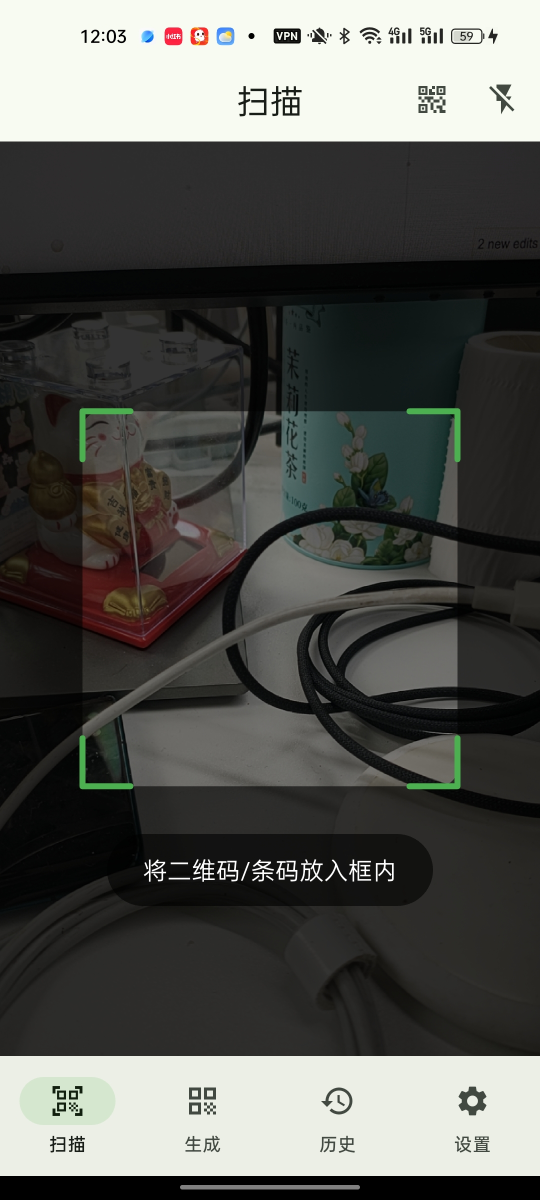
#> input picture icon_generator/screenpicture/Screenshot_2026-01-30-12-03-51-30_17eaf8fb74b19db37bad1009f5df263d.jpg, 1080 x 2400 px, found by its file name (shown at 1/2 size); its folder holds 4 pictures in this run
$ python process_screenshots.py
#> lines starting #> are read from the running program, lines starting #| are printed output that depends on the picture
#!/usr/bin/env python3
"""
处理截图,使其符合 Google Play 要求
- 宽高比: 9:16
- 尺寸: 320-3840 像素
- 格式: PNG 或 JPEG
- 文件大小: < 8 MB
"""

from PIL import Image
import os
import shutil

def process_screenshot(input_path, output_path):
    """处理单张截图"""
    img = Image.open(input_path)
#> img is the input picture: PIL image 1080x2400 RGB; mean R, G, B 83.5, 84.3, 80.3
    width, height = img.size
#> width = 1080; height = 2400

    # 目标宽高比 9:16
    target_ratio = 9 / 16
    current_ratio = width / height
#> current_ratio = 0.45

    print(f"\n处理: {os.path.basename(input_path)}")
    print(f"  原始尺寸: {width} x {height}")
#|   原始尺寸: 1080 x 2400
    print(f"  原始宽高比: {current_ratio:.4f}")
#|   原始宽高比: 0.4500

    # 如果宽高比不符合,需要裁剪
    if abs(current_ratio - target_ratio) > 0.01:
        # 计算目标尺寸
        if current_ratio < target_ratio:
            # 图片太窄,需要裁剪高度
            new_height = int(width / target_ratio)
#> new_height = 1920
            new_width = width
#> new_width = 1080

            # 从中间裁剪
            top = (height - new_height) // 2
#> top = 240
            bottom = top + new_height
#> bottom = 2160
            left = 0
            right = width
#> right = 1080
        else:
            # 图片太宽,需要裁剪宽度
            new_width = int(height * target_ratio)
            new_height = height

            # 从中间裁剪
            left = (width - new_width) // 2
            right = left + new_width
            top = 0
            bottom = height

        # 裁剪
        img_cropped = img.crop((left, top, right, bottom))
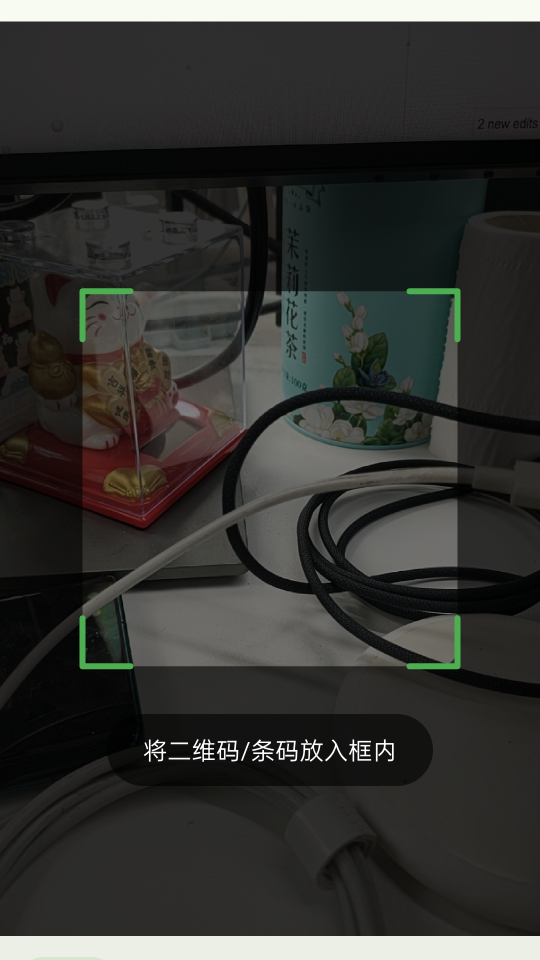
#> img_cropped: PIL image 1080x1920 RGB (shown at 1/2 size); mean R, G, B 51.8, 52.1, 49.1
        print(f"  裁剪后尺寸: {img_cropped.size[0]} x {img_cropped.size[1]}")
#|   裁剪后尺寸: 1080 x 1920
        print(f"  裁剪后宽高比: {img_cropped.size[0] / img_cropped.size[1]:.4f}")
#|   裁剪后宽高比: 0.5625

        # 保存
        img_cropped.save(output_path, 'PNG', quality=95, optimize=True)
    else:
        # 宽高比已经符合,直接转换为 PNG
        print(f"  宽高比已符合,转换为 PNG")
        img.save(output_path, 'PNG', quality=95, optimize=True)

    # 检查文件大小
    size_mb = os.path.getsize(output_path) / (1024 * 1024)
    print(f"  输出文件大小: {size_mb:.2f} MB")

    if size_mb > 8:
        print(f"  ⚠️  文件大小超过 8 MB,压缩中...")
        # 降低质量重新保存
        img_cropped = Image.open(output_path)
        img_cropped.save(output_path, 'PNG', quality=85, optimize=True)
        size_mb = os.path.getsize(output_path) / (1024 * 1024)
        print(f"  压缩后文件大小: {size_mb:.2f} MB")

    print(f"  ✅ 完成")

    return output_path

def main():
    """主函数"""
    input_dir = '/Users/fancw/StudioProjects/scan/icon_generator/screenpicture'
    output_dir = '/Users/fancw/StudioProjects/scan/screenshots_processed'

    # 创建输出目录
    os.makedirs(output_dir, exist_ok=True)

    print("📱 开始处理截图")
    print("=" * 80)
    print(f"输入目录: {input_dir}")
    print(f"输出目录: {output_dir}")
    print("=" * 80)

    # 获取所有截图文件
    files = sorted([f for f in os.listdir(input_dir) if f.endswith(('.jpg', '.jpeg', '.png'))])

    if not files:
        print("❌ 未找到截图文件")
        return

    print(f"\n找到 {len(files)} 张截图")

    # 处理每张截图
    processed_count = 0
    for i, filename in enumerate(files, 1):
        input_path = os.path.join(input_dir, filename)
        output_filename = f"screenshot_{i:02d}.png"
        output_path = os.path.join(output_dir, output_filename)

        try:
            process_screenshot(input_path, output_path)
            processed_count += 1
        except Exception as e:
            print(f"  ❌ 处理失败: {e}")
#> pass 2 of the loop in main, `for i, filename in enumerate(files, 1):`:
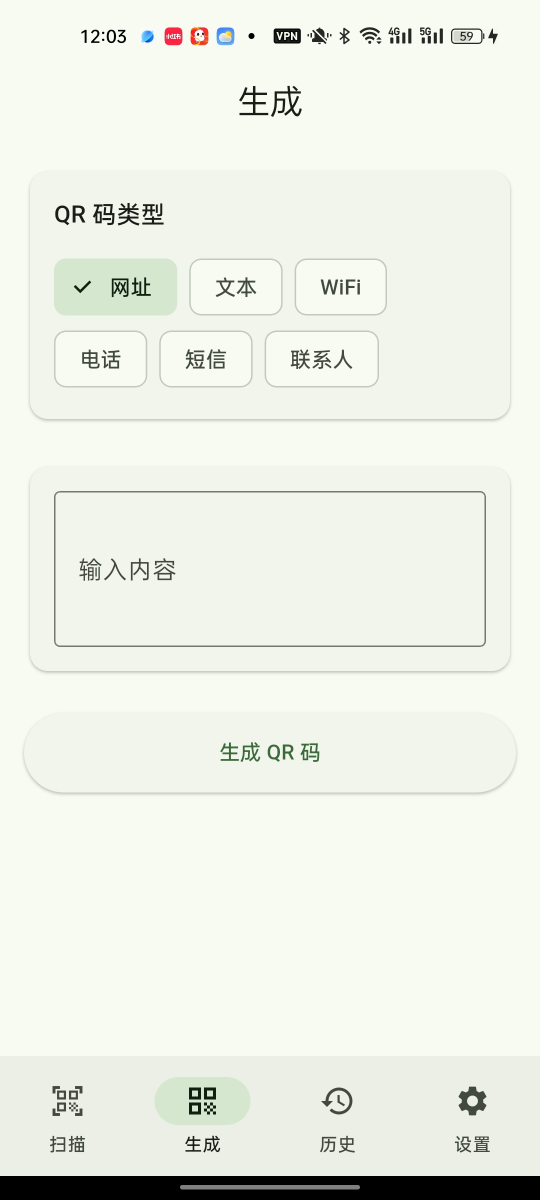
#> input picture icon_generator/screenpicture/Screenshot_2026-01-30-12-03-56-13_17eaf8fb74b19db37bad1009f5df263d.jpg, 1080 x 2400 px, found by its file name (shown at 1/2 size)
#> in process_screenshot, img is the input picture: PIL image 1080x2400 RGB; mean R, G, B 236, 239.2, 230.2
#|   原始尺寸: 1080 x 2400
#|   原始宽高比: 0.4500
#> in process_screenshot (call 2), `img_cropped = img.crop((left, top, right, bottom))`:
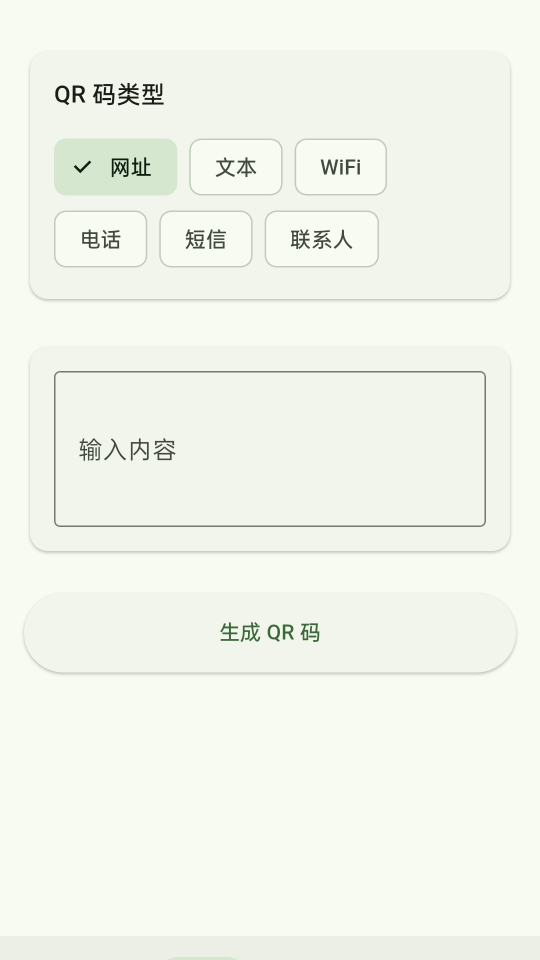
#> img_cropped: PIL image 1080x1920 RGB (shown at 1/2 size); mean R, G, B 242.2, 245.5, 236.3
#|   裁剪后尺寸: 1080 x 1920
#|   裁剪后宽高比: 0.5625
#> pass 3 of the loop in main, `for i, filename in enumerate(files, 1):`:
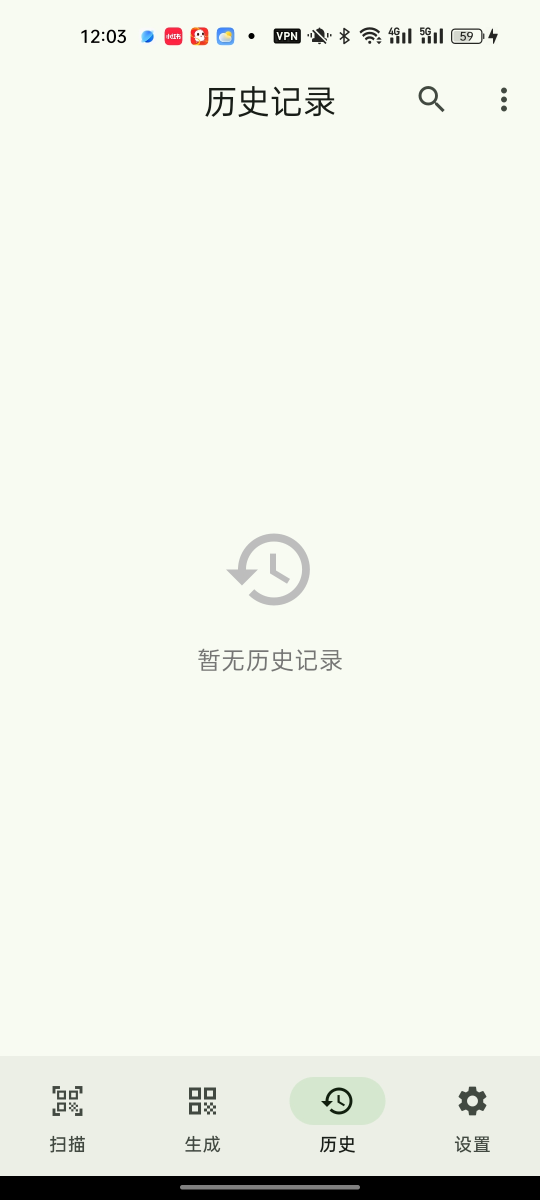
#> input picture icon_generator/screenpicture/Screenshot_2026-01-30-12-03-59-66_17eaf8fb74b19db37bad1009f5df263d.jpg, 1080 x 2400 px, found by its file name (shown at 1/2 size)
#> in process_screenshot, img is the input picture: PIL image 1080x2400 RGB; mean R, G, B 239.8, 242.7, 233.9
#|   原始尺寸: 1080 x 2400
#|   原始宽高比: 0.4500
#> in process_screenshot (call 3), `img_cropped = img.crop((left, top, right, bottom))`:
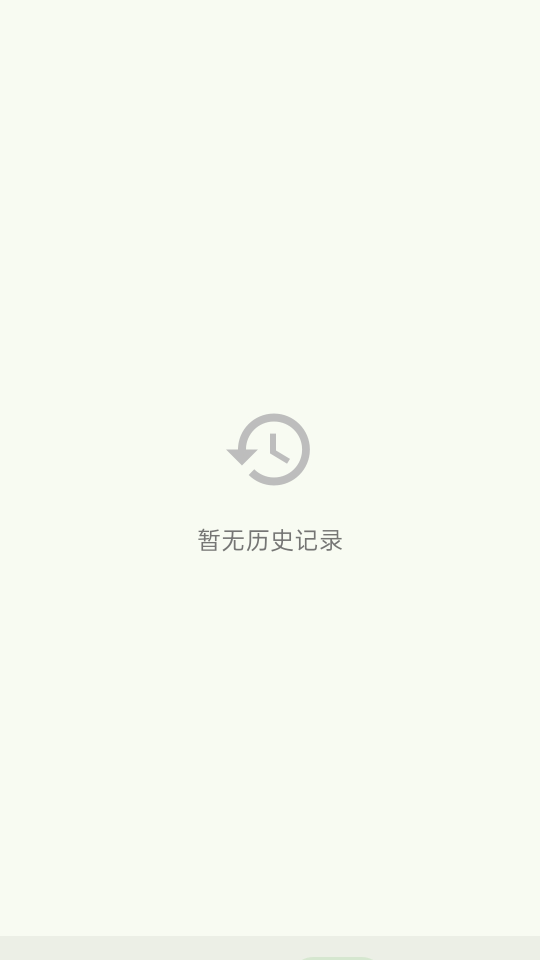
#> img_cropped: PIL image 1080x1920 RGB (shown at 1/2 size); mean R, G, B 247.2, 250.2, 241.3
#|   裁剪后尺寸: 1080 x 1920
#|   裁剪后宽高比: 0.5625
#> the loop made 4 passes; the first 3 are shown

    print("\n" + "=" * 80)
    print(f"✅ 处理完成!")
    print(f"成功处理: {processed_count}/{len(files)} 张")
    print(f"\n处理后的截图位置:")
    print(f"  {output_dir}")
    print("\n文件列表:")

    # 显示处理后的文件
#> (the run stopped early here; a loop or call above may not have finished)
